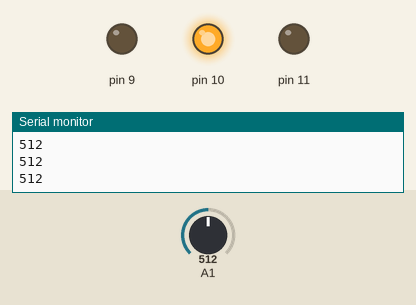
Bench run of a sketch on a simulated Arduino Uno, built with avr-gcc and run on an emulated ATmega328P. On the bench: output pins drawn as LEDs (lit = HIGH), the last lines printed to the serial monitor. The test bench sets the inputs (shaded band); at power-on: A1 = 512.

Above: at 1.2 s.
1.3 s: A1 set to 494
At 2.2 s:
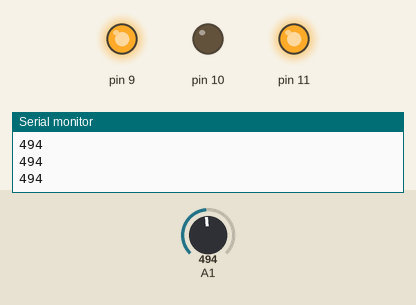
2.8 s: A1 set to 312
4.3 s: A1 set to 288
At 5.5 s:
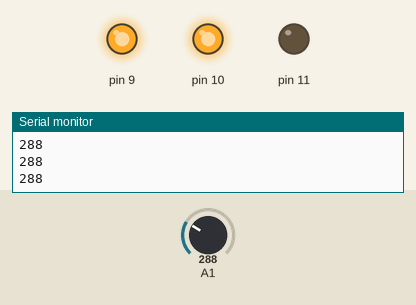
5.8 s: A1 set to 109
7.3 s: A1 set to 95
At 7.9 s:
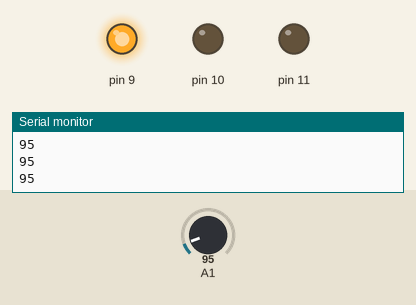
8.8 s: A1 set to 111
At 9.2 s:
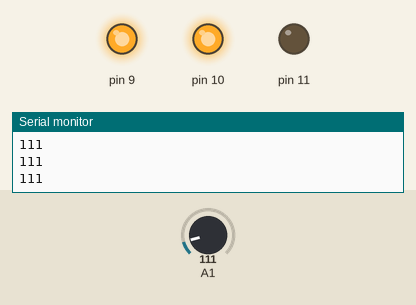
Timing chart, 0 to 11.3 s (numbered marks = the images above; inputs shaded):
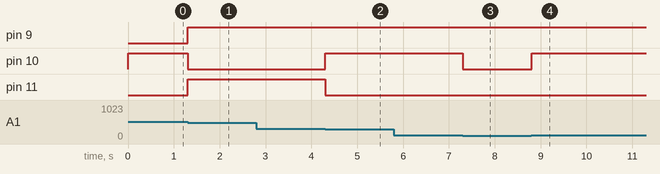

Measured:
- the behaviour switches between 501 and 500 on A1 (found by bisection; images 0 and 1)
- the behaviour switches between 301 and 300 on A1 (found by bisection; images 1 and 2)
- the behaviour switches between 101 and 100 on A1 (found by bisection; images 2 and 3)
- after the input at 1.3 s, pin 9, pin 11: LOW → HIGH at once; pin 10: HIGH → LOW at once
- after the input at 4.3 s, pin 10: LOW → HIGH at once; pin 11: HIGH → LOW at once
- after the input at 7.3 s, pin 10: HIGH → LOW at once
- after the input at 8.8 s, pin 10: LOW → HIGH at once

The sketch:

20210724_Smart_led.ino
```cpp
void setup() {
 pinMode(A1,INPUT);
 Serial.begin(9600);
 pinMode(9,OUTPUT);
 pinMode(10,OUTPUT);
 pinMode(11,OUTPUT);
}

void loop() {
 int a = analogRead(A1);
 Serial.println(a);
 if(a>=1 && a<=100){
  digitalWrite(9,HIGH);
  digitalWrite(10,LOW);
  digitalWrite(11,LOW);
 }
 else if(a>=101 && a<=300){
  digitalWrite(9,HIGH);
  digitalWrite(10,HIGH);
  digitalWrite(11,LOW);
  }
 else if(a>=301 && a<=500){
  digitalWrite(9,HIGH);
  digitalWrite(10,LOW);
  digitalWrite(11,HIGH);
  }
 else if(a>=501 && a<=700){
  digitalWrite(9,LOW);
  digitalWrite(10,HIGH);
  digitalWrite(11,LOW);
  }
 else if(a>=701 && a<=1023){
  digitalWrite(9,HIGH);
  digitalWrite(10,HIGH);
  digitalWrite(11,HIGH);
  }


}
```
